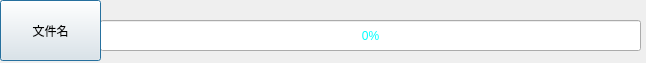
<?xml version="1.0" encoding="UTF-8"?>
<ui version="4.0">
 <class>upDownfile</class>
 <widget class="QDialog" name="upDownfile">
  <property name="geometry">
   <rect>
    <x>0</x>
    <y>0</y>
    <width>646</width>
    <height>63</height>
   </rect>
  </property>
  <property name="windowTitle">
   <string>Dialog</string>
  </property>
  <widget class="QProgressBar" name="schedule">
   <property name="geometry">
    <rect>
     <x>100</x>
     <y>20</y>
     <width>541</width>
     <height>31</height>
    </rect>
   </property>
   <property name="styleSheet">
    <string notr="true">color: rgb(0, 255, 255);</string>
   </property>
   <property name="value">
    <number>0</number>
   </property>
   <property name="alignment">
    <set>Qt::AlignRight|Qt::AlignTrailing|Qt::AlignVCenter</set>
   </property>
   <property name="textVisible">
    <bool>true</bool>
   </property>
   <property name="orientation">
    <enum>Qt::Horizontal</enum>
   </property>
   <property name="invertedAppearance">
    <bool>false</bool>
   </property>
   <property name="textDirection">
    <enum>QProgressBar::TopToBottom</enum>
   </property>
   <property name="format">
    <string extracomment="上传进度">%p%</string>
   </property>
  </widget>
  <widget class="QPushButton" name="filename">
   <property name="geometry">
    <rect>
     <x>0</x>
     <y>0</y>
     <width>101</width>
     <height>61</height>
    </rect>
   </property>
   <property name="text">
    <string>文件名</string>
   </property>
  </widget>
 </widget>
 <resources/>
 <connections/>
</ui>
